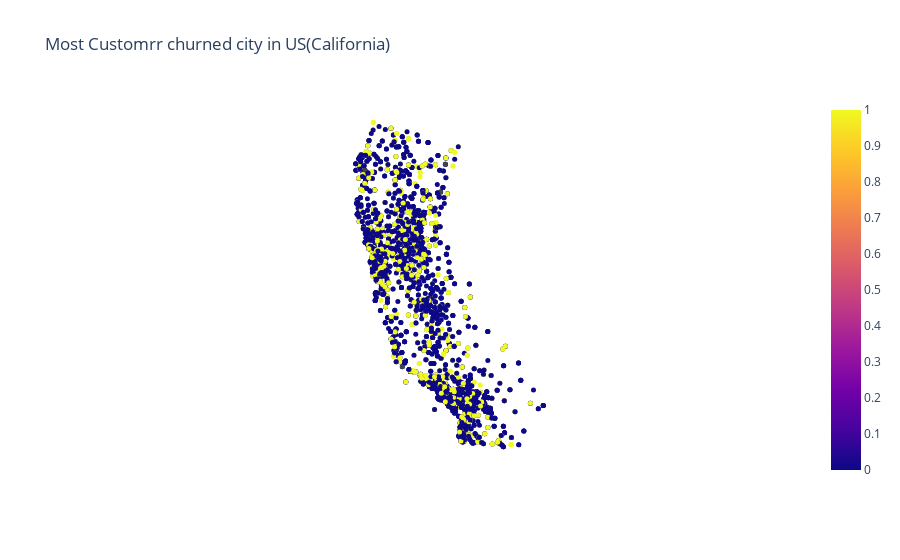

This figure's notebook cell:
### Code cell
fig = go.Figure(data=go.Scattergeo(locationmode="USA-states",
    lat=telco_df["Latitude"], lon=telco_df["Longitude"],
    text = telco_df['City'].astype(str),
    mode = 'markers',
    marker = dict(
        color = telco_df['Churn Value'],
        size = 5,
        colorbar = dict(
            titleside = "right",
            outlinecolor = "rgba(68, 68, 68, 0)",
            dtick = 0.1
        )
    )
))
fig.update_geos(fitbounds="locations", visible=False)
fig.update_layout(
    title = " Most Customrr churned city in US(California)",
geo = dict(
            scope='usa'
        ),
    )
fig.show()

### Figure 1 — Plotly figure (JSON) as saved in the notebook; plotly's stock layout.template omitted (floating-point values rounded to 4 significant figures; data arrays with more than 128 entries replaced by an {"elided": "..."} marker saying what was removed)
{"data": [{"lat": {"elided": "4718 float values"}, "locationmode": "USA-states", "lon": {"elided": "4718 float values"}, "marker": {"color": {"elided": "4718 int values"}, "colorbar": {"dtick": 0.1, "outlinecolor": "rgba(68, 68, 68, 0)", "title": {"side": "right"}}, "size": 5}, "mode": "markers", "text": {"elided": "4718 str values"}, "type": "scattergeo"}], "layout": {"geo": {"fitbounds": "locations", "scope": "usa", "visible": false}, "title": {"text": " Most Customrr churned city in US(California)"}}}
